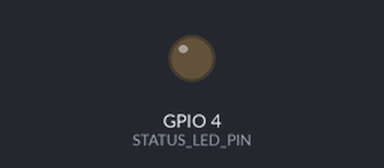
Recording of a program running on a simulated ESP32-C3. Shown: output pins drawn as LEDs (lit = HIGH). WiFi joins after 1.5 s; servers stay silent unless stated; uploads are accepted with an empty reply; random numbers use the default seed unless the program sets one. At 1.7 s the program puts the board to deep sleep or switches it off; the recording ends there.

Above: at 0.1 s.
Timing chart, 0 to 1.7 s (numbered marks = the images above):
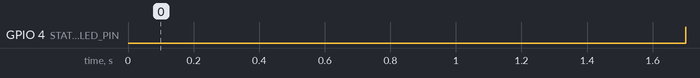

The program:

main.cpp
```cpp
#include <Arduino.h>
#include <WiFi.h>
#include <HTTPClient.h>
#include <esp_sleep.h>
#include "config.h"


#define STATUS_LED_PIN 4
#define FUNC_BUTTON 3


void StatusLedOn()
{
    digitalWrite(STATUS_LED_PIN, LOW);
}

void StatusLedOff()
{
    digitalWrite(STATUS_LED_PIN, HIGH);
}

void StartDeepSleep()
{
    esp_deep_sleep_enable_gpio_wakeup(1 << FUNC_BUTTON, ESP_GPIO_WAKEUP_GPIO_LOW);
    esp_deep_sleep_start();
}

IPAddress IpLocal;
IPAddress IpGateway;
IPAddress IpMask;
IPAddress IpDns1;
IPAddress IpDns2;

void setup() {
    pinMode(STATUS_LED_PIN, OUTPUT);
    StatusLedOn();

    IpLocal.fromString(IP_LOCAL);
    IpGateway.fromString(IP_GATEWAY);
    IpMask.fromString(IP_MASK);
    IpDns1.fromString(DNS_1);
    IpDns2.fromString(DNS_2);

    if (!WiFi.config(IpLocal, IpGateway, IpMask, IpDns1, IpDns2)) {
        return;
    }
    WiFi.begin(WIFI_SSID, WIFI_PASSWD);
    const uint32_t delayTimeMs = 5;
    uint32_t timeout = 0;
    while (WiFi.status() != WL_CONNECTED) {
        delay(delayTimeMs);
        timeout += delayTimeMs;
        if (timeout > WIFI_CONNECT_TIMEOUT_MS) {
            return;
        }
    }

    HTTPClient http;
    String requestBaseUrl = REQUEST_BASE_URL;
    uint64_t seckey = (uint64_t)esp_random() * (uint64_t)PRESHARED_KEY;
    String seckeyStr = String(seckey);
    String url = requestBaseUrl + "?seckey=";
    url += seckeyStr;
    http.begin(url.c_str());
    int httpResponseCode = http.GET();

    if (httpResponseCode < 200 || httpResponseCode >= 300) {
        http.end();
        return;
    }
    http.end();

    StatusLedOff();
    StartDeepSleep();
}

void loop() {
    static uint32_t blinkCount;
    StatusLedOn();
    delay(50);
    StatusLedOff();
    delay(50);
    blinkCount++;
    if (blinkCount > 50) {
        StartDeepSleep();
    }
}
```

config_sample.h
```cpp
#pragma once

#define WIFI_SSID ""
#define WIFI_PASSWD ""
#define IP_LOCAL "0.0.0.0"
#define IP_GATEWAY "0.0.0.0"
#define IP_MASK "0.0.0.0"
#define DNS_1 IP_GATEWAY
#define DNS_2 "223.5.5.5"

#define REQUEST_BASE_URL "http://iot.vvzero.com/DreamTap/turn_on_vvc0"
#define PRESHARED_KEY 123456

#define WIFI_CONNECT_TIMEOUT_MS 15000
```

Measured:
- by itself, GPIO 4 (STATUS_LED_PIN): LOW → HIGH at 1.7 s
